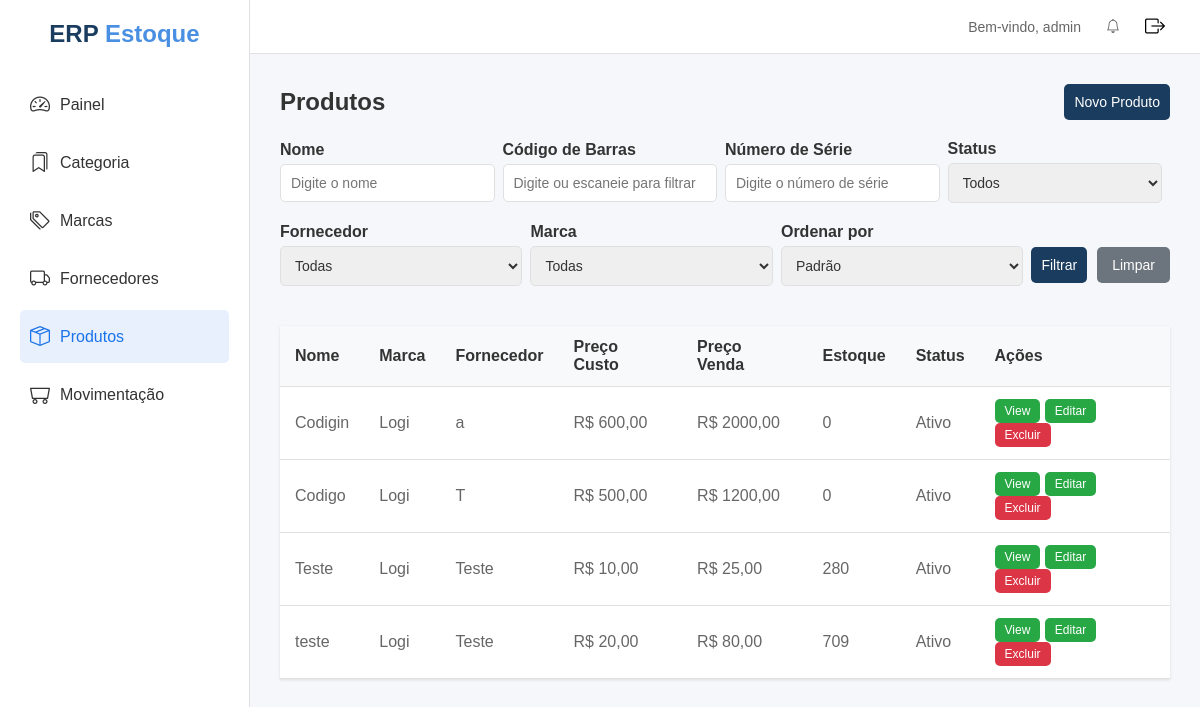
/Produto/ (signed in), run on the app's committed database.
### apps/produtos/models.py (models this page shows, shortened)
class Produto(models.Model):
    nome = models.CharField(max_length=500)
    codigo_barras = models.CharField(max_length=128, unique=True, null=True, blank=True)
    categoria = models.ForeignKey(Categoria, on_delete=models.PROTECT, related_name='produtos',
                                  limit_choices_to={'status': True},)
    marca = models.ForeignKey(Marca, on_delete=models.PROTECT, related_name='produtos',
                              limit_choices_to={'status': True},)
    fornecedor = models.ForeignKey(Fornecedor, on_delete=models.PROTECT, related_name='produtos',
                                   limit_choices_to={'status': True},)
    descricao = models.TextField(null=True, blank=True)
    num_serie = models.CharField(max_length=200, null=True, blank=True)
    preco_custo = models.DecimalField(max_digits=20, decimal_places=2)
    preco_venda = models.DecimalField(max_digits=20, decimal_places=2)
    quantidade = models.PositiveIntegerField(default=0)
    estoque_minimo = models.PositiveIntegerField(default=10)
    imagem = models.ImageField(null=True, blank=True, upload_to='produtos/')
    barcode_image = models.ImageField(upload_to='barcodes/', blank=True, null=True)
    qr_code = models.ImageField(upload_to='qrcodes/', blank=True, null=True)
    status = models.BooleanField(default=True)
    created_at = models.DateTimeField(auto_now_add=True)
    updated_at = models.DateTimeField(auto_now=True)
    class Meta:
        ordering = ['nome']

### apps/marcas/models.py (models this page shows)
class Marca(models.Model):
    nome = models.CharField(max_length=500)
    descricao = models.TextField(null=True, blank=True)
    status = models.BooleanField(default=True)
    created_at = models.DateTimeField(auto_now_add=True)
    updated_at = models.DateTimeField(auto_now=True)
    class Meta:
        ordering = ['nome']
    def __str__(self):
        return self.nome

### apps/fornecedor/models.py (models this page shows)
class Fornecedor(models.Model):
    nome = models.CharField(max_length=500)
    contato = models.CharField(max_length=20, blank=True, null=True)
    email = models.EmailField(blank=True, null=True)
    descricao = models.TextField(null=True, blank=True)
    status = models.BooleanField(default=True)
    created_at = models.DateTimeField(auto_now_add=True)
    updated_at = models.DateTimeField(auto_now=True)
    class Meta:
        ordering = ['nome']
    def __str__(self):
        return self.nome

### apps/produtos/views.py (the view)
# urls.py: path('Produto/', ProdutoListView.as_view(), name='produtos_list'),
class ProdutoListView(ListView):
    model = Produto
    template_name = 'produtos/produtos_list.html'
    context_object_name = 'produto'
    def get_queryset(self):
        queryset = super().get_queryset()
        nome = self.request.GET.get('nome')
        codigo_barras = self.request.GET.get('codigo_barras')
        status = self.request.GET.get('status')
        num_serie = self.request.GET.get('num_serie')
        categoria = self.request.GET.get('categoria')
        marca = self.request.GET.get('marca')
        fornecedor = self.request.GET.get('fornecedor')
        ordernar = self.request.GET.get('ordenar')
        if nome:
            queryset = queryset.filter(nome__icontains=nome)
        if codigo_barras:
            queryset = queryset.filter(codigo_barras__icontains=codigo_barras)
        if num_serie:
            queryset = queryset.filter(num_serie__icontains=num_serie)
        if fornecedor:
            queryset = queryset.filter(fornecedor__id=fornecedor)
        if marca:
            queryset = queryset.filter(marca__id=marca)
        if status == 'true':
            queryset = queryset.filter(status=True)
        if status == 'false':
            queryset = queryset.filter(status=False)
        if ordernar:
            queryset = queryset.order_by(ordernar)
        else:
            queryset = queryset.order_by('nome')
        return queryset
    def get_context_data(self, **kwargs):
        context = super().get_context_data(**kwargs)
        context['fornecedores'] = Fornecedor.objects.all()
        context['marcas'] = Marca.objects.all()
        return context

### apps/notificacao/context_processors.py (called while the page is built)
def notificacoes(request):
    return {
        'notificacoes': Notificacao.objects.filter(lida=False)
    }

### apps/templates/produtos/produtos_list.html (shortened to what this page needs)
{% extends 'layouts/base.html' %}
{% block conteudo %}
<div class="content">
    <div class="page-header">
        <h1>Produtos</h1>
        <a href="{% url 'produtos:produtos_form' %}" class="btn btn-primary">Novo Produto</a>
    </div>
    <form method="get" class="filter-form">
        <div class="form-group">
            <label for="nome">Nome</label>
            <input type="text" name="nome" id="nome" value="{{ request.GET.nome }}" class="form-control" placeholder="Digite o nome">
        </div>
        <div class="form-group">
            <label for="filtro_codigo_barras">Código de Barras</label>
            <input type="text" name="codigo_barras" id="filtro_codigo_barras" value="{{ request.GET.codigo_barras }}" class="form-control" placeholder="Digite ou escaneie para filtrar">
        </div>
        <div class="form-group">
            <label for="num_serie">Número de Série</label>
            <input type="text" name="num_serie" id="num_serie" value="{{ request.GET.num_serie }}" class="form-control" placeholder="Digite o número de série">
        </div>
        <div class="form-group">
            <label for="status">Status</label>
            <select name="status" id="status" class="form-control">
                <option value="">Todos</option>
            </select>
        </div>
        <div class="form-group">
            <label for="fornecedor">Fornecedor</label>
            <select name="fornecedor" id="fornecedor" class="form-control">
                <option value="">Todas</option>
            </select>
        </div>
        <div class="form-group">
            <label for="marca">Marca</label>
            <select name="marca" id="marca" class="form-control">
                <option value="">Todas</option>
            </select>
        </div>
        <div class="form-group">
            <label for="ordenar">Ordenar por</label>
            <select name="ordenar" id="ordenar" class="form-control">
                <option value="">Padrão</option>
            </select>
        </div>
        <div class="filter-buttons">
            <button type="submit" class="btn btn-primary">Filtrar</button>
            <a href="{% url 'produtos:produtos_list' %}" class="btn btn-secondary">Limpar</a>
        </div>
    </form>
    <table class="table">
        <thead>
            <tr>
                <th>Nome</th>
                <th>Marca</th>
                <th>Fornecedor</th>
                <th>Preço Custo</th>
                <th>Preço Venda</th>
                <th>Estoque</th>
                <th>Status</th>
                <th>Ações</th>
            </tr>
        </thead>
        <tbody>
            {% for produtos in produto %}
                <tr>
                    <td>{{ produtos.nome }}</td>
                    <td>{{ produtos.marca }}</td>
                    <td>{{ produtos.fornecedor }}</td>
                    <td>R$ {{ produtos.preco_custo|floatformat:2 }}</td>
                    <td>R$ {{ produtos.preco_venda|floatformat:2 }}</td>
                    <td>{{ produtos.quantidade|default:"0" }}</td>
                    <td>{{ produtos.status|yesno:"Ativo,Inativo" }}</td>
                    <td>
                        <a href="{% url 'produtos:produtos_detail' produtos.id %}" class="btn btn-sm btn-edit">View</a>
                        <a href="{% url 'produtos:produtos_form' produtos.id %}" class="btn btn-sm btn-edit">Editar</a>
                        <button class="btn btn-sm btn-delete" data-id="{{ produtos.id }}">Excluir</button>
                    </td>
                </tr>
            {% empty %}
                <tr>
                    <td colspan="7" class="text-center">Nenhum produto cadastrado ou encontrado.</td>
                </tr>
            {% endfor %}
        </tbody>
    </table>
</div>
{% endblock %}

### apps/templates/layouts/base.html (shortened to what this page needs)
<!DOCTYPE html>
<html lang="pt-BR">
<head>
    {% load static %}
    <link rel="stylesheet" href="https://cdn.jsdelivr.net/npm/bootstrap-icons@1.11.3/font/bootstrap-icons.min.css">
    <link rel="stylesheet" href="{% static 'assets/css/style.css' %}">
</head>
<body>
    <div class="container">
        <div class="sidebar">
            <div class="logo">
                <h2>ERP <span>Estoque</span></h2>
            </div>
            <nav>
                <ul>
                    <li>
                        <a href="{% url 'home:dashboard' %}">
                            <span class="icon"><i class="bi bi-speedometer2"></i></span> Painel
                        </a>
                    </li>
                    <li>
                        <a href="{% url 'categorias:categoria_list' %}">
                            <span class="icon"><i class="bi bi-bookmarks"></i></span> Categoria
                        </a>
                    </li>
                    <li>
                        <a href="{% url 'marcas:marca_list' %}">
                            <span class="icon"><i class="bi bi-tags"></i></span> Marcas
                        </a>
                    </li>
                    <li>
                        <a href="{% url 'fornecedores:fornecedores_list' %}">
                            <span class="icon"><i class="bi bi-truck"></i></span> Fornecedores
                        </a>
                    </li>
                    <li>
                        <a href="{% url 'produtos:produtos_list' %}">
                            <span class="icon"><i class="bi bi-box-seam"></i></span> Produtos
                        </a>
                    </li>
                    <li>
                        <a href="{% url 'movimentacao:movimentacao_list' %}">
                            <span class="icon"><i class="bi bi-minecart"></i></span> Movimentação
                        </a>
                    </li>
                </ul>
            </nav>
        </div>
        <div class="main-content">
            <header>
                <div class="user-info">
                    <span>Bem-vindo, {{ user.username }}</span>
                    <div class="notification-wrapper">
                        <span class="notification-icon">
                            <i class="bi bi-bell"></i>
                        </span>
                    </div>
                    <form method="post" action="{% url 'authentication:logout' %}" style="display: inline;">
                        <button type="submit" class="logout-btn"><i class="bi bi-box-arrow-right"></i></button>
                    </form>
                </div>
            </header>
            {% block conteudo %}{% endblock %}
        </div>
    </div>
</body>
</html>

### apps/static/assets/css/style.css (style rules this page uses)
* { margin: 0; padding: 0; box-sizing: border-box; font-family: Arial, sans-serif; }
body { background-color: #f5f7fa; }
.container { display: flex; min-height: 100vh; }
.sidebar { width: 250px; background-color: #fff; border-right: 1px solid #e0e0e0; padding: 20px; display: flex; flex-direction: column; position: fixed; top: 0; bottom: 0; overflow-y: auto; }
.logo h2 { font-size: 24px; color: #1a73e8; margin-bottom: 30px; }
.logo span { color: #333; }
nav ul { list-style: none; }
nav ul li { margin-bottom: 5px; border-radius: 5px; }
nav ul li a { display: flex; align-items: center; padding: 15px 10px; font-size: 16px; color: #333; text-decoration: none; border-radius: 5px; transition: background-color 0.2s; }
nav ul li.active a { background-color: #e8f0fe; color: #1a73e8; }
nav ul li .icon { margin-right: 10px; font-size: 20px; display: flex; align-items: center; }
nav ul li .icon i { font-size: 20px; }
.main-content { flex: 1; display: flex; flex-direction: column; margin-left: 250px; }
header { background-color: #fff; padding: 15px 20px; border-bottom: 1px solid #e0e0e0; display: flex; justify-content: flex-end; align-items: center; }
.user-info { display: flex; align-items: center; gap: 10px; margin-right: 15px; }
.user-info span { font-size: 14px; color: #666; }
.logout-btn { background-color: transparent; border: none; cursor: pointer; font-size: 20px; }
.content { padding: 30px; }
.content h1 { font-size: 24px; color: #333; }
.page-header { display: flex; justify-content: space-between; align-items: center; margin-bottom: 20px; }
.table { width: 100%; border-collapse: collapse; background-color: #fff; box-shadow: 0 1px 3px rgba(0, 0, 0, 0.1); }
.table th, .table td { padding: 12px 15px; text-align: left; border-bottom: 1px solid #e0e0e0; }
.table th { background-color: #f8f9fa; font-weight: 600; color: #333; }
.table td { color: #666; }
.form-group { margin-bottom: 20px; }
.form-group label { display: block; margin-bottom: 5px; font-weight: 600; color: #333; }
.form-control { width: 100%; padding: 10px; border: 1px solid #e0e0e0; border-radius: 5px; font-size: 14px; color: #333; }
.btn { padding: 10px 15px; border: none; border-radius: 5px; font-size: 14px; cursor: pointer; text-decoration: none; display: inline-block; }
.btn-primary { background-color: #1a73e8; color: #fff; }
.btn-secondary { background-color: #6c757d; color: #fff; }
.btn-edit { background-color: #28a745; color: #fff; }
.btn-delete { background-color: #dc3545; color: #fff; }
.btn-sm { padding: 5px 10px; font-size: 12px; }
.filter-form { display: flex; flex-wrap: wrap; justify-content: space-between; align-items: center; margin-bottom: 20px; }
.filter-form .form-group { flex: 1; min-width: 200px; margin-right: 8px; }
.filter-buttons { display: flex; gap: 10px; margin-left: auto; }
.logo h2 { font-size: 24px; color: #1a3c5e; font-weight: bold; text-align: center; }
.logo h2 span { color: #4a90e2; }
.btn-primary { background-color: #1a3c5e; border: none; border-radius: 5px; padding: 10px; font-weight: 500; }
.notification-wrapper { position: relative; display: inline-block; margin: 0 15px; }
.notification-icon { cursor: pointer; font-size: 20px; position: relative; display: inline-flex; align-items: center; }

### data on the page
Produto: nome "Codigin", marca "Logi", fornecedor "a", preco_custo "600,00", preco_venda "2000,00", quantidade "0", status "Ativo"
Produto: nome "Codigo", marca "Logi", fornecedor "T", preco_custo "500,00", preco_venda "1200,00", quantidade "0", status "Ativo"
Produto: nome "Teste", marca "Logi", fornecedor "Teste", preco_custo "10,00", preco_venda "25,00", quantidade "280", status "Ativo"
Produto: nome "teste", marca "Logi", fornecedor "Teste", preco_custo "20,00", preco_venda "80,00", quantidade "709", status "Ativo"

### other printed values
{{ user.username }} "admin"
